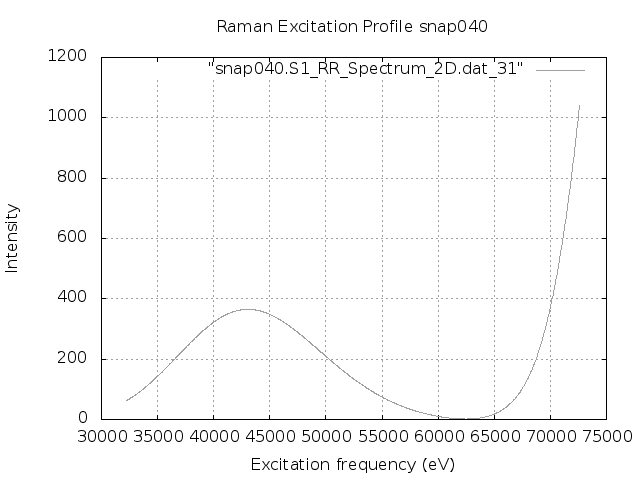

Recreate this plot in gnuplot.
set terminal png
set output "snap040.S1.REP.png"
set xlabel 'Excitation frequency (eV)'
set ylabel 'Intensity'
set title "Raman Excitation Profile snap040"
set grid
set autoscale
plot "snap040.S1_RR_Spectrum_2D.dat_31" with lines lc "blue"
exit
